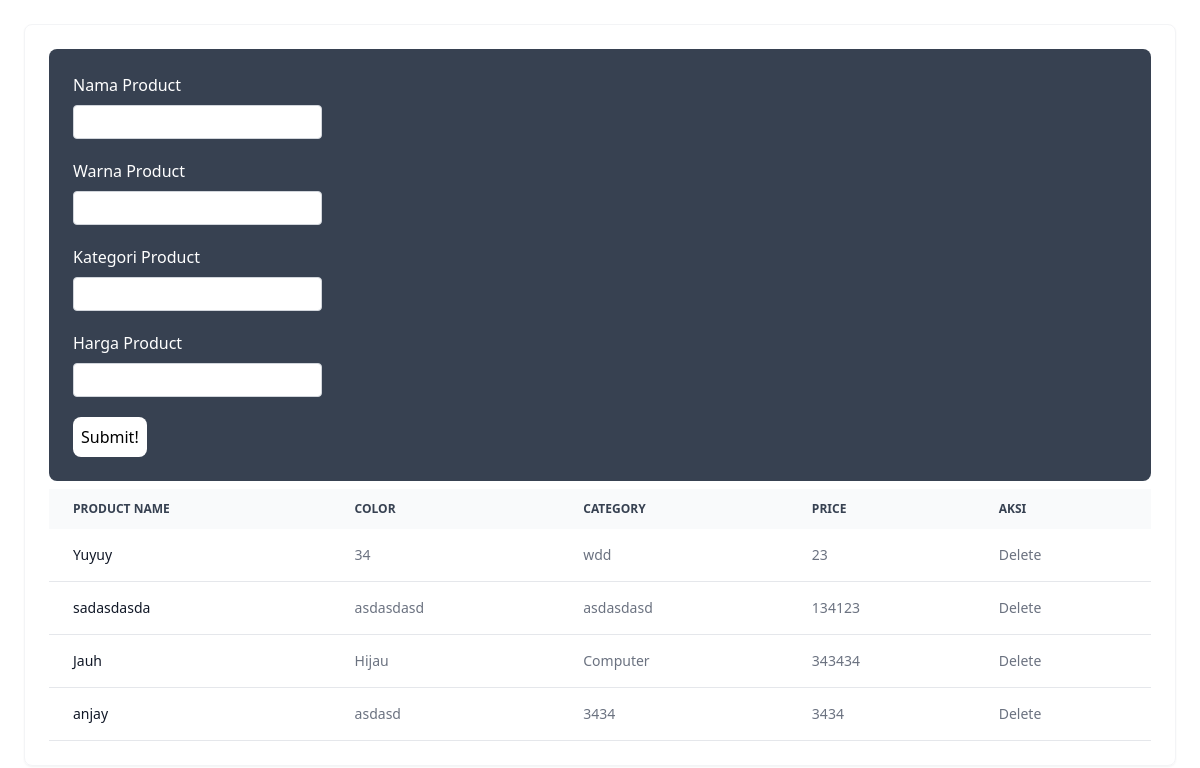
The page / on the database its author committed.
### model.py (models this page shows)
class Product(Base):
    __tablename__ = "products"
    id = Column(Integer, primary_key=True, index=True)
    product_name = Column(String, unique=True, index=True)
    color = Column(String)
    category = Column(String)
    price = Column(Integer)

### main.py (the view)
@app.get("/", response_class=HTMLResponse)
def read_products(request: Request, skip: int = 0, limit: int = 100, db: Session = Depends(get_db)):
    products = get_products(db, skip=skip, limit=limit)
    context = {"request": request, "products": products}
    return templates.TemplateResponse("table.html", context)

### templates/table.html
{% extends "base.html" %} {% block content %}
<div
  id="create"
  class="relative overflow-x-auto w-full p-6 m-6 flex flex-col gap-y-2 shadow-sm border border-gray-100 dark:border-gray-700 rounded-lg"
>
  <form
    class="flex items-start p-6 rounded-lg gap-y-5 flex-col bg-gray-700"
    hx-post="/products"
    hx-ext="json-enc"
    hx-refresh="true"
    hx-target="#create"
    hx-swap="outerHTML"
  >
    <div class="flex flex-col gap-y-2">
      <label class="text-white" for="product_name">Nama Product</label>
      <input
        class="border border-gray-300 rounded px-2 py-1"
        type="text"
        id="product_name"
        name="product_name"
      />
    </div>
    <div class="flex flex-col gap-y-2">
      <label class="text-white" for="color">Warna Product</label>
      <input
        class="border border-gray-300 rounded px-2 py-1"
        type="text"
        id="color"
        name="color"
      />
    </div>
    <div class="flex flex-col gap-y-2">
      <label class="text-white" for="category">Kategori Product</label>
      <input
        class="border border-gray-300 rounded px-2 py-1"
        type="text"
        id="category"
        name="category"
      />
    </div>
    <div class="flex flex-col gap-y-2">
      <label class="text-white" for="price">Harga Product</label>
      <input
        class="border border-gray-300 rounded px-2 py-1"
        type="number"
        id="price"
        name="price"
      />
    </div>
    <button class="bg-white text-black p-2 rounded-lg" type="submit">
      Submit!
    </button>
  </form>
  <table
    id="table"
    class="w-full text-sm text-left rtl:text-right text-gray-500 dark:text-gray-400 rounded-lg"
  >
    <thead
      class="text-xs text-gray-700 uppercase bg-gray-50 dark:bg-gray-700 dark:text-gray-400"
    >
      <tr>
        <th scope="col" class="px-6 py-3">Product name</th>
        <th scope="col" class="px-6 py-3">Color</th>
        <th scope="col" class="px-6 py-3">Category</th>
        <th scope="col" class="px-6 py-3">Price</th>
        <th scope="col" class="px-6 py-3">Aksi</th>
      </tr>
    </thead>
    <tbody>
      {% for product in products %}
      <tr class="bg-white border-b dark:bg-gray-800 dark:border-gray-700">
        <th
          scope="row"
          class="px-6 py-4 font-medium text-gray-900 whitespace-nowrap dark:text-white"
        >
          {{ product.product_name }}
        </th>
        <td class="px-6 py-4">{{ product.color }}</td>
        <td class="px-6 py-4">{{ product.category }}</td>
        <td class="px-6 py-4">{{ product.price }}</td>
        <td class="px-6 py-4">
          <button
            hx-swap="outerHTML"
            hx-target="#create"
            hx-delete="/products/{{ product.id }}"
          >
            Delete
          </button>
        </td>
      </tr>
      {% endfor %}
    </tbody>
  </table>
</div>
{% endblock %}

### templates/base.html (shortened to what this page needs)
<!doctype html>
<html lang="en">
  <head>
    <script src="https://cdn.tailwindcss.com"></script>
    <link href="{{ url_for('static', path='/style.css') }}" rel="stylesheet" />
  </head>
  <body>
    <main class="flex items-center w-full justify-center h-full">
      {% block content %}{% endblock %}
    </main>
  </body>
</html>

### rows shown on the page
Product: product_name "Yuyuy", color "34", category "wdd", price "23"
Product: product_name "sadasdasda", color "asdasdasd", category "asdasdasd", price "134123"
Product: product_name "Jauh", color "Hijau", category "Computer", price "343434"
Product: product_name "anjay", color "asdasd", category "3434", price "3434"
